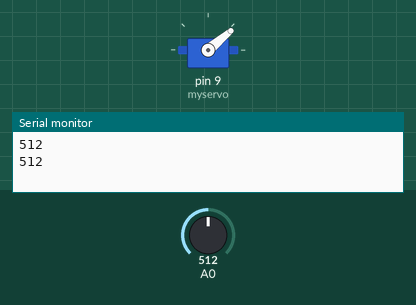
This sketch was run on a simulated Arduino Uno, built with avr-gcc and run on an emulated ATmega328P. Shown: servo, the last lines printed to the serial monitor. The inputs (shaded band) are chosen by the test bench; at power-on: A0 = 512.

Above: at 1.8 s.
1.9 s: A0 set to 790
3.4 s: A0 set to 814
At 4.9 s:
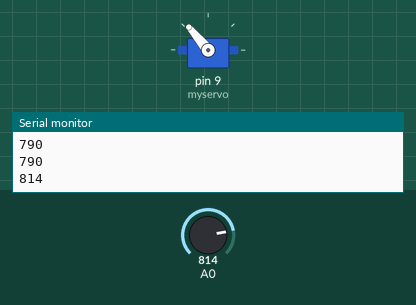
5.5 s: A0 set to 716
At 7.2 s:
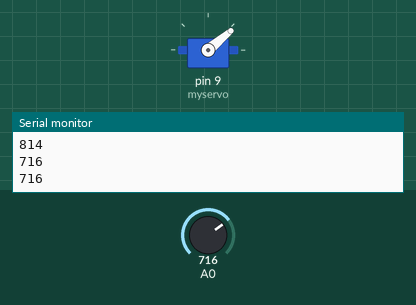
7.5 s: A0 set to 810
At 9.0 s:
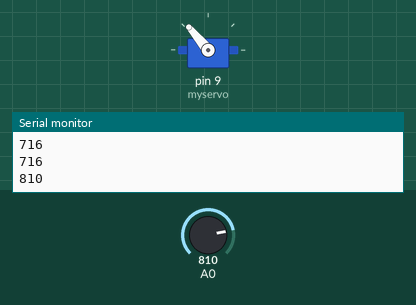
Timing chart, 0 to 10.5 s (numbered marks = the images above; inputs shaded):
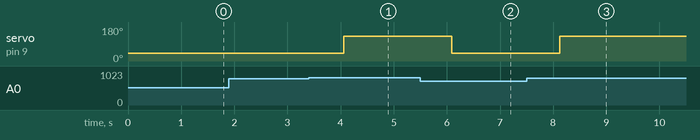

Measured:
- the behaviour switches between 800 and 801 on A0 (found by bisection; images 0 and 1)
- after the input at 3.4 s, servo on pin 9 (myservo): 40° → 130° after 0.66 s
- after the input at 5.5 s, servo on pin 9 (myservo): 130° → 40° after 0.59 s
- after the input at 7.5 s, servo on pin 9 (myservo): 40° → 130° after 0.62 s

The sketch:

drone.ino
```cpp
#include <Servo.h>

Servo myservo;

int val;

void setup() {
  Serial.begin(9600);
  myservo.attach(9);
}

void loop() {
  int isik = analogRead(A0);
  Serial.println(isik);

  if(isik > 800) {
    myservo.write(130);
    delay(1000);
  }
  if(isik < 800) {
    myservo.write(40);
    delay(1000);
  }

  delay(15);
}
```
